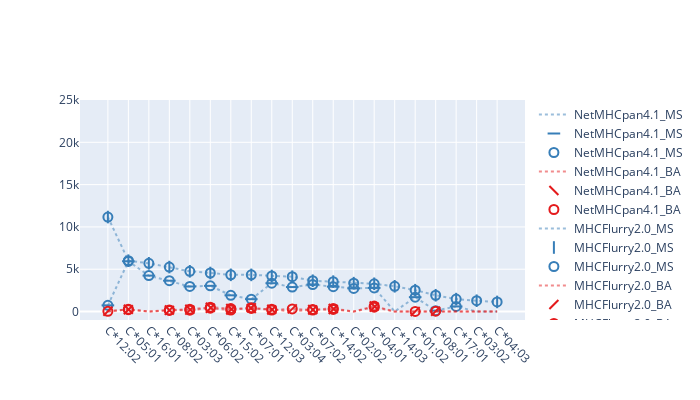

Notebook code cell kept with this figure:
### Code cell
tmp_data = all_alleles_all_datasets[all_alleles_all_datasets.apply(lambda x: x.allele[4]=="C", axis=1)]
symbols_dict = {"MHCFlurry2.0_BA": "line-ne", \
                "NetMHCpan4.1_BA": "line-nw", \
                "MHCFlurry2.0_MS": "line-ns", \
                "NetMHCpan4.1_MS": "line-ew" }
colors_dict = {"MHCFlurry2.0_BA": px.colors.qualitative.Set1[0], \
                "NetMHCpan4.1_BA": px.colors.qualitative.Set1[0], \
                "MHCFlurry2.0_MS": px.colors.qualitative.Set1[1], \
                "NetMHCpan4.1_MS": px.colors.qualitative.Set1[1]}
allele_order_df = tmp_data[tmp_data["dataset_name"]=="MHCFlurry2.0_MS"][["allele", "peptide_counts"]]\
.sort_values(by="peptide_counts", ascending=False).reset_index(drop=True).reset_index()[["allele", "index"]]
tmp_data["symbols"] = tmp_data.dataset_name.apply(lambda x: symbols_dict[x])
tmp_data["color"] = tmp_data.dataset_name.apply(lambda x: colors_dict[x])
tmp_data["allele_order"] = tmp_data.allele.apply(lambda x: allele_order_df["index"][allele_order_df.allele==x].iloc[0])
#tmp_data = tmp_data.sort_values(by=["peptide_counts", "allele_short"], ascending=[False, True])
fig = go.Figure()
for dsn in tmp_data.dataset_name.unique():
    tmp_data_ds = tmp_data[tmp_data.dataset_name == dsn].sort_values(by="allele_order")
    tmp_data_ds_no_zeros = tmp_data_ds[tmp_data_ds["peptide_counts"]!=0]
    #tmp_data_ds = tmp_data_ds.sort_values(by="allele_short")
    
    fig.add_trace(go.Scatter(mode="lines", x=tmp_data_ds.allele_short, y=tmp_data_ds.peptide_counts, \
                             marker_symbol=tmp_data_ds.symbols, opacity=0.5, \
                             marker_line_width=1, marker_size=0, name = dsn, marker_color = tmp_data_ds.color,\
                             line_color = colors_dict[dsn], line=dict(dash='dot')
                          ))
    
    fig.add_trace(go.Scatter(mode="markers", x=tmp_data_ds_no_zeros.allele_short, y=tmp_data_ds_no_zeros.peptide_counts, \
                         marker_symbol=tmp_data_ds_no_zeros.symbols, opacity=1, \
                         marker_line_width=2, marker_size=9, name = dsn, marker_color = tmp_data_ds_no_zeros.color,\
                         line_color = colors_dict[dsn], line=dict(dash='dot')
                      ))
    fig.add_trace(go.Scatter(mode="markers", x=tmp_data_ds_no_zeros.allele_short, y=tmp_data_ds_no_zeros.peptide_counts, \
                     marker_symbol="circle-open", opacity=1, \
                     marker_line_width=2, marker_size=9, name = dsn, marker_color = tmp_data_ds_no_zeros.color,\
                     line_color = colors_dict[dsn], line=dict(dash='dot')
                  ))
                          # marker_line_width=2, marker_size=15,
                          # hovertemplate="name: %{y}%{x}<br>number: %{marker.symbol}<extra></extra>"))
fig.update_layout(width=700, height=400, yaxis_range=[-1000, 25000], xaxis=dict(tickangle=45,\
                                                                                tick0=0, dtick=1.2))

### Figure 1 — Plotly figure (JSON) as saved in the notebook; plotly's stock layout.template omitted (floating-point values rounded to 4 significant figures)
{"data": [{"line": {"color": "rgb(55,126,184)", "dash": "dot"}, "marker": {"color": ["rgb(55,126,184)", "rgb(55,126,184)", "rgb(55,126,184)", "rgb(55,126,184)", "rgb(55,126,184)", "rgb(55,126,184)", "rgb(55,126,184)", "rgb(55,126,184)", "rgb(55,126,184)", "rgb(55,126,184)", "rgb(55,126,184)", "rgb(55,126,184)", "rgb(55,126,184)", "rgb(55,126,184)", "rgb(55,126,184)", "rgb(55,126,184)", "rgb(55,126,184)", "rgb(55,126,184)", "rgb(55,126,184)", "rgb(55,126,184)"], "line": {"width": 1}, "size": 0, "symbol": ["line-ew", "line-ew", "line-ew", "line-ew", "line-ew", "line-ew", "line-ew", "line-ew", "line-ew", "line-ew", "line-ew", "line-ew", "line-ew", "line-ew", "line-ew", "line-ew", "line-ew", "line-ew", "line-ew", "line-ew"]}, "mode": "lines", "name": "NetMHCpan4.1_MS", "opacity": 0.5, "type": "scatter", "x": ["C*12:02", "C*05:01", "C*16:01", "C*08:02", "C*03:03", "C*06:02", "C*15:02", "C*07:01", "C*12:03", "C*03:04", "C*07:02", "C*14:02", "C*02:02", "C*04:01", "C*14:03", "C*01:02", "C*08:01", "C*17:01", "C*03:02", "C*04:03"], "y": [730, 5943, 4247, 3647, 2961, 3037, 1917, 1462, 3349, 2893, 3190, 2942, 2733, 2795, 0, 1700, 101, 602, 0, 0]}, {"line": {"color": "rgb(55,126,184)", "dash": "dot"}, "marker": {"color": ["rgb(55,126,184)", "rgb(55,126,184)", "rgb(55,126,184)", "rgb(55,126,184)", "rgb(55,126,184)", "rgb(55,126,184)", "rgb(55,126,184)", "rgb(55,126,184)", "rgb(55,126,184)", "rgb(55,126,184)", "rgb(55,126,184)", "rgb(55,126,184)", "rgb(55,126,184)", "rgb(55,126,184)", "rgb(55,126,184)", "rgb(55,126,184)", "rgb(55,126,184)"], "line": {"width": 2}, "size": 9, "symbol": ["line-ew", "line-ew", "line-ew", "line-ew", "line-ew", "line-ew", "line-ew", "line-ew", "line-ew", "line-ew", "line-ew", "line-ew", "line-ew", "line-ew", "line-ew", "line-ew", "line-ew"]}, "mode": "markers", "name": "NetMHCpan4.1_MS", "opacity": 1, "type": "scatter", "x": ["C*12:02", "C*05:01", "C*16:01", "C*08:02", "C*03:03", "C*06:02", "C*15:02", "C*07:01", "C*12:03", "C*03:04", "C*07:02", "C*14:02", "C*02:02", "C*04:01", "C*01:02", "C*08:01", "C*17:01"], "y": [730, 5943, 4247, 3647, 2961, 3037, 1917, 1462, 3349, 2893, 3190, 2942, 2733, 2795, 1700, 101, 602]}, {"line": {"color": "rgb(55,126,184)", "dash": "dot"}, "marker": {"color": ["rgb(55,126,184)", "rgb(55,126,184)", "rgb(55,126,184)", "rgb(55,126,184)", "rgb(55,126,184)", "rgb(55,126,184)", "rgb(55,126,184)", "rgb(55,126,184)", "rgb(55,126,184)", "rgb(55,126,184)", "rgb(55,126,184)", "rgb(55,126,184)", "rgb(55,126,184)", "rgb(55,126,184)", "rgb(55,126,184)", "rgb(55,126,184)", "rgb(55,126,184)"], "line": {"width": 2}, "size": 9, "symbol": "circle-open"}, "mode": "markers", "name": "NetMHCpan4.1_MS", "opacity": 1, "type": "scatter", "x": ["C*12:02", "C*05:01", "C*16:01", "C*08:02", "C*03:03", "C*06:02", "C*15:02", "C*07:01", "C*12:03", "C*03:04", "C*07:02", "C*14:02", "C*02:02", "C*04:01", "C*01:02", "C*08:01", "C*17:01"], "y": [730, 5943, 4247, 3647, 2961, 3037, 1917, 1462, 3349, 2893, 3190, 2942, 2733, 2795, 1700, 101, 602]}, {"line": {"color": "rgb(228,26,28)", "dash": "dot"}, "marker": {"color": ["rgb(228,26,28)", "rgb(228,26,28)", "rgb(228,26,28)", "rgb(228,26,28)", "rgb(228,26,28)", "rgb(228,26,28)", "rgb(228,26,28)", "rgb(228,26,28)", "rgb(228,26,28)", "rgb(228,26,28)", "rgb(228,26,28)", "rgb(228,26,28)", "rgb(228,26,28)", "rgb(228,26,28)", "rgb(228,26,28)", "rgb(228,26,28)", "rgb(228,26,28)", "rgb(228,26,28)", "rgb(228,26,28)", "rgb(228,26,28)"], "line": {"width": 1}, "size": 0, "symbol": ["line-nw", "line-nw", "line-nw", "line-nw", "line-nw", "line-nw", "line-nw", "line-nw", "line-nw", "line-nw", "line-nw", "line-nw", "line-nw", "line-nw", "line-nw", "line-nw", "line-nw", "line-nw", "line-nw", "line-nw"]}, "mode": "lines", "name": "NetMHCpan4.1_BA", "opacity": 0.5, "type": "scatter", "x": ["C*12:02", "C*05:01", "C*16:01", "C*08:02", "C*03:03", "C*06:02", "C*15:02", "C*07:01", "C*12:03", "C*03:04", "C*07:02", "C*14:02", "C*02:02", "C*04:01", "C*14:03", "C*01:02", "C*08:01", "C*17:01", "C*03:02", "C*04:03"], "y": [0, 273, 0, 187, 265, 508, 353, 361, 272, 0, 243, 359, 0, 652, 0, 0, 0, 0, 0, 0]}, {"line": {"color": "rgb(228,26,28)", "dash": "dot"}, "marker": {"color": ["rgb(228,26,28)", "rgb(228,26,28)", "rgb(228,26,28)", "rgb(228,26,28)", "rgb(228,26,28)", "rgb(228,26,28)", "rgb(228,26,28)", "rgb(228,26,28)", "rgb(228,26,28)", "rgb(228,26,28)"], "line": {"width": 2}, "size": 9, "symbol": ["line-nw", "line-nw", "line-nw", "line-nw", "line-nw", "line-nw", "line-nw", "line-nw", "line-nw", "line-nw"]}, "mode": "markers", "name": "NetMHCpan4.1_BA", "opacity": 1, "type": "scatter", "x": ["C*05:01", "C*08:02", "C*03:03", "C*06:02", "C*15:02", "C*07:01", "C*12:03", "C*07:02", "C*14:02", "C*04:01"], "y": [273, 187, 265, 508, 353, 361, 272, 243, 359, 652]}, {"line": {"color": "rgb(228,26,28)", "dash": "dot"}, "marker": {"color": ["rgb(228,26,28)", "rgb(228,26,28)", "rgb(228,26,28)", "rgb(228,26,28)", "rgb(228,26,28)", "rgb(228,26,28)", "rgb(228,26,28)", "rgb(228,26,28)", "rgb(228,26,28)", "rgb(228,26,28)"], "line": {"width": 2}, "size": 9, "symbol": "circle-open"}, "mode": "markers", "name": "NetMHCpan4.1_BA", "opacity": 1, "type": "scatter", "x": ["C*05:01", "C*08:02", "C*03:03", "C*06:02", "C*15:02", "C*07:01", "C*12:03", "C*07:02", "C*14:02", "C*04:01"], "y": [273, 187, 265, 508, 353, 361, 272, 243, 359, 652]}, {"line": {"color": "rgb(55,126,184)", "dash": "dot"}, "marker": {"color": ["rgb(55,126,184)", "rgb(55,126,184)", "rgb(55,126,184)", "rgb(55,126,184)", "rgb(55,126,184)", "rgb(55,126,184)", "rgb(55,126,184)", "rgb(55,126,184)", "rgb(55,126,184)", "rgb(55,126,184)", "rgb(55,126,184)", "rgb(55,126,184)", "rgb(55,126,184)", "rgb(55,126,184)", "rgb(55,126,184)", "rgb(55,126,184)", "rgb(55,126,184)", "rgb(55,126,184)", "rgb(55,126,184)", "rgb(55,126,184)"], "line": {"width": 1}, "size": 0, "symbol": ["line-ns", "line-ns", "line-ns", "line-ns", "line-ns", "line-ns", "line-ns", "line-ns", "line-ns", "line-ns", "line-ns", "line-ns", "line-ns", "line-ns", "line-ns", "line-ns", "line-ns", "line-ns", "line-ns", "line-ns"]}, "mode": "lines", "name": "MHCFlurry2.0_MS", "opacity": 0.5, "type": "scatter", "x": ["C*12:02", "C*05:01", "C*16:01", "C*08:02", "C*03:03", "C*06:02", "C*15:02", "C*07:01", "C*12:03", "C*03:04", "C*07:02", "C*14:02", "C*02:02", "C*04:01", "C*14:03", "C*01:02", "C*08:01", "C*17:01", "C*03:02", "C*04:03"], "y": [11168, 6010, 5702, 5253, 4755, 4555, 4338, 4334, 4199, 4116, 3640, 3534, 3353, 3279, 2986, 2523, 1925, 1468, 1277, 1133]}, {"line": {"color": "rgb(55,126,184)", "dash": "dot"}, "marker": {"color": ["rgb(55,126,184)", "rgb(55,126,184)", "rgb(55,126,184)", "rgb(55,126,184)", "rgb(55,126,184)", "rgb(55,126,184)", "rgb(55,126,184)", "rgb(55,126,184)", "rgb(55,126,184)", "rgb(55,126,184)", "rgb(55,126,184)", "rgb(55,126,184)", "rgb(55,126,184)", "rgb(55,126,184)", "rgb(55,126,184)", "rgb(55,126,184)", "rgb(55,126,184)", "rgb(55,126,184)", "rgb(55,126,184)", "rgb(55,126,184)"], "line": {"width": 2}, "size": 9, "symbol": ["line-ns", "line-ns", "line-ns", "line-ns", "line-ns", "line-ns", "line-ns", "line-ns", "line-ns", "line-ns", "line-ns", "line-ns", "line-ns", "line-ns", "line-ns", "line-ns", "line-ns", "line-ns", "line-ns", "line-ns"]}, "mode": "markers", "name": "MHCFlurry2.0_MS", "opacity": 1, "type": "scatter", "x": ["C*12:02", "C*05:01", "C*16:01", "C*08:02", "C*03:03", "C*06:02", "C*15:02", "C*07:01", "C*12:03", "C*03:04", "C*07:02", "C*14:02", "C*02:02", "C*04:01", "C*14:03", "C*01:02", "C*08:01", "C*17:01", "C*03:02", "C*04:03"], "y": [11168, 6010, 5702, 5253, 4755, 4555, 4338, 4334, 4199, 4116, 3640, 3534, 3353, 3279, 2986, 2523, 1925, 1468, 1277, 1133]}, {"line": {"color": "rgb(55,126,184)", "dash": "dot"}, "marker": {"color": ["rgb(55,126,184)", "rgb(55,126,184)", "rgb(55,126,184)", "rgb(55,126,184)", "rgb(55,126,184)", "rgb(55,126,184)", "rgb(55,126,184)", "rgb(55,126,184)", "rgb(55,126,184)", "rgb(55,126,184)", "rgb(55,126,184)", "rgb(55,126,184)", "rgb(55,126,184)", "rgb(55,126,184)", "rgb(55,126,184)", "rgb(55,126,184)", "rgb(55,126,184)", "rgb(55,126,184)", "rgb(55,126,184)", "rgb(55,126,184)"], "line": {"width": 2}, "size": 9, "symbol": "circle-open"}, "mode": "markers", "name": "MHCFlurry2.0_MS", "opacity": 1, "type": "scatter", "x": ["C*12:02", "C*05:01", "C*16:01", "C*08:02", "C*03:03", "C*06:02", "C*15:02", "C*07:01", "C*12:03", "C*03:04", "C*07:02", "C*14:02", "C*02:02", "C*04:01", "C*14:03", "C*01:02", "C*08:01", "C*17:01", "C*03:02", "C*04:03"], "y": [11168, 6010, 5702, 5253, 4755, 4555, 4338, 4334, 4199, 4116, 3640, 3534, 3353, 3279, 2986, 2523, 1925, 1468, 1277, 1133]}, {"line": {"color": "rgb(228,26,28)", "dash": "dot"}, "marker": {"color": ["rgb(228,26,28)", "rgb(228,26,28)", "rgb(228,26,28)", "rgb(228,26,28)", "rgb(228,26,28)", "rgb(228,26,28)", "rgb(228,26,28)", "rgb(228,26,28)", "rgb(228,26,28)", "rgb(228,26,28)", "rgb(228,26,28)", "rgb(228,26,28)", "rgb(228,26,28)", "rgb(228,26,28)", "rgb(228,26,28)", "rgb(228,26,28)", "rgb(228,26,28)", "rgb(228,26,28)", "rgb(228,26,28)", "rgb(228,26,28)"], "line": {"width": 1}, "size": 0, "symbol": ["line-ne", "line-ne", "line-ne", "line-ne", "line-ne", "line-ne", "line-ne", "line-ne", "line-ne", "line-ne", "line-ne", "line-ne", "line-ne", "line-ne", "line-ne", "line-ne", "line-ne", "line-ne", "line-ne", "line-ne"]}, "mode": "lines", "name": "MHCFlurry2.0_BA", "opacity": 0.5, "type": "scatter", "x": ["C*12:02", "C*05:01", "C*16:01", "C*08:02", "C*03:03", "C*06:02", "C*15:02", "C*07:01", "C*12:03", "C*03:04", "C*07:02", "C*14:02", "C*02:02", "C*04:01", "C*14:03", "C*01:02", "C*08:01", "C*17:01", "C*03:02", "C*04:03"], "y": [27, 220, 0, 135, 165, 398, 181, 441, 172, 314, 180, 243, 0, 521, 0, 9, 42, 0, 0, 0]}, {"line": {"color": "rgb(228,26,28)", "dash": "dot"}, "marker": {"color": ["rgb(228,26,28)", "rgb(228,26,28)", "rgb(228,26,28)", "rgb(228,26,28)", "rgb(228,26,28)", "rgb(228,26,28)", "rgb(228,26,28)", "rgb(228,26,28)", "rgb(228,26,28)", "rgb(228,26,28)", "rgb(228,26,28)", "rgb(228,26,28)", "rgb(228,26,28)", "rgb(228,26,28)"], "line": {"width": 2}, "size": 9, "symbol": ["line-ne", "line-ne", "line-ne", "line-ne", "line-ne", "line-ne", "line-ne", "line-ne", "line-ne", "line-ne", "line-ne", "line-ne", "line-ne", "line-ne"]}, "mode": "markers", "name": "MHCFlurry2.0_BA", "opacity": 1, "type": "scatter", "x": ["C*12:02", "C*05:01", "C*08:02", "C*03:03", "C*06:02", "C*15:02", "C*07:01", "C*12:03", "C*03:04", "C*07:02", "C*14:02", "C*04:01", "C*01:02", "C*08:01"], "y": [27, 220, 135, 165, 398, 181, 441, 172, 314, 180, 243, 521, 9, 42]}, {"line": {"color": "rgb(228,26,28)", "dash": "dot"}, "marker": {"color": ["rgb(228,26,28)", "rgb(228,26,28)", "rgb(228,26,28)", "rgb(228,26,28)", "rgb(228,26,28)", "rgb(228,26,28)", "rgb(228,26,28)", "rgb(228,26,28)", "rgb(228,26,28)", "rgb(228,26,28)", "rgb(228,26,28)", "rgb(228,26,28)", "rgb(228,26,28)", "rgb(228,26,28)"], "line": {"width": 2}, "size": 9, "symbol": "circle-open"}, "mode": "markers", "name": "MHCFlurry2.0_BA", "opacity": 1, "type": "scatter", "x": ["C*12:02", "C*05:01", "C*08:02", "C*03:03", "C*06:02", "C*15:02", "C*07:01", "C*12:03", "C*03:04", "C*07:02", "C*14:02", "C*04:01", "C*01:02", "C*08:01"], "y": [27, 220, 135, 165, 398, 181, 441, 172, 314, 180, 243, 521, 9, 42]}], "layout": {"height": 400, "width": 700, "xaxis": {"dtick": 1.2, "tick0": 0, "tickangle": 45}, "yaxis": {"range": [-1000, 25000]}}}
